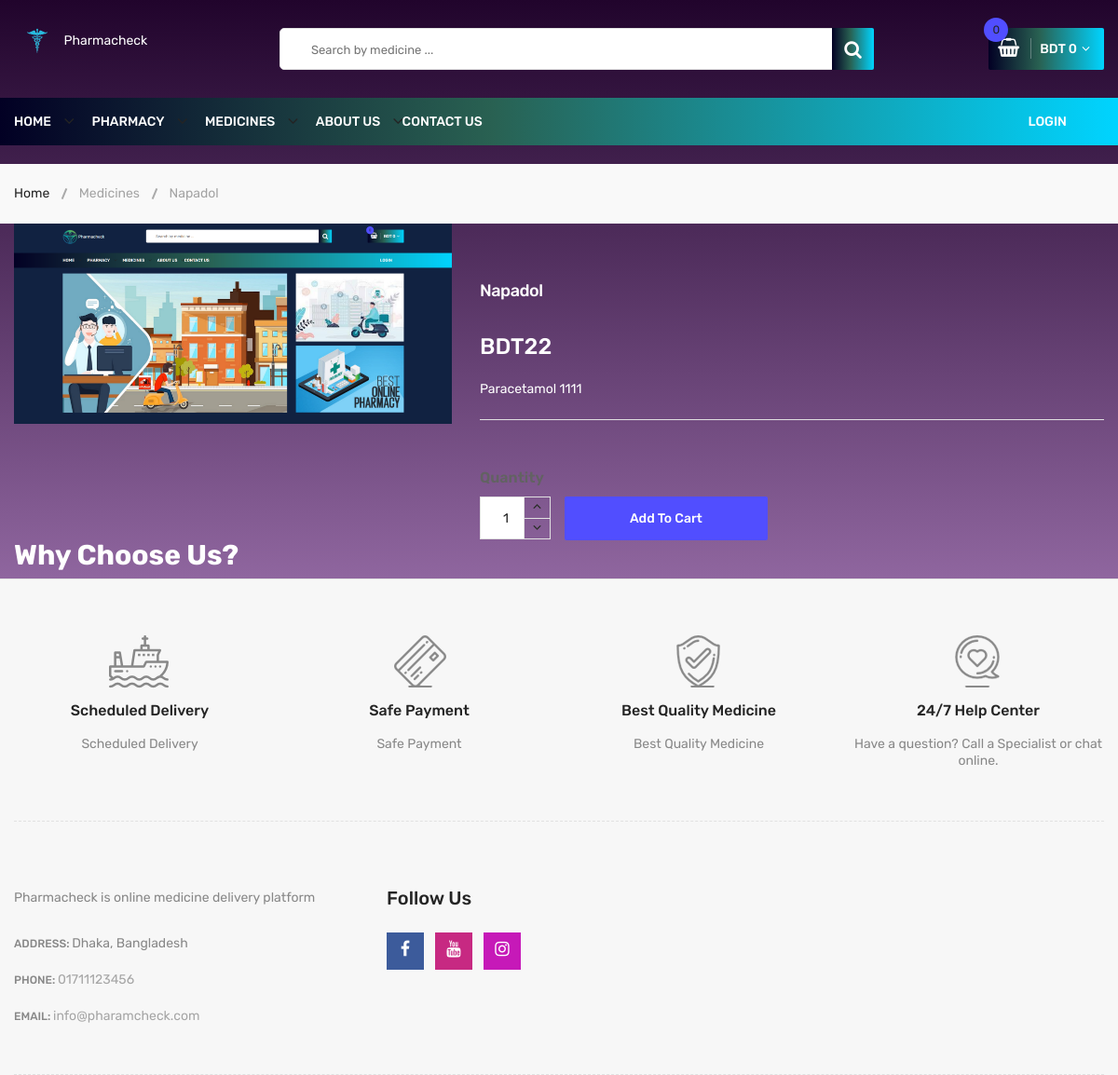
The app's page /med_details.php?id=2 with its own data.
### tables this page shows
CREATE TABLE `medicines` (
  `id` int(11) NOT NULL AUTO_INCREMENT,
  `medicine` varchar(255) DEFAULT NULL,
  `brand` varchar(255) DEFAULT NULL,
  `description` text DEFAULT NULL,
  `price` varchar(22) DEFAULT NULL,
  `image` varchar(255) DEFAULT NULL,
  `new_arrival` int(1) DEFAULT NULL,
  PRIMARY KEY (`id`)
);

### med_details.php (the view, shortened to what this page needs)
<!doctype html>
<html class="no-js" lang="zxx">
<?php
    include('common.php');
?>
<head>
        <link rel="stylesheet" href="css/material-design-iconic-font.min.css">
        <link rel="stylesheet" href="css/font-awesome.min.css">
        <link rel="stylesheet" href="css/fontawesome-stars.css">
        <link rel="stylesheet" href="css/meanmenu.css">
        <link rel="stylesheet" href="css/owl.carousel.min.css">
        <link rel="stylesheet" href="css/slick.css">
        <link rel="stylesheet" href="css/animate.css">
        <link rel="stylesheet" href="css/jquery-ui.min.css">
        <link rel="stylesheet" href="css/venobox.css">
        <link rel="stylesheet" href="css/nice-select.css">
        <link rel="stylesheet" href="css/magnific-popup.css">
        <link rel="stylesheet" href="css/bootstrap.min.css">
        <link rel="stylesheet" href="css/helper.css">
        <link rel="stylesheet" href="style.css">
        <link rel="stylesheet" href="css/responsive.css">
    </head>
    <body style="background-image: linear-gradient(#21042c, #af82c0);height: 100vh;">
    	<?php
            include('admin/process/connection.php');
            $med_id = $_GET['id'];
            $sql = "SELECT * from medicines where id= ".$med_id;
            $result = $conn->query($sql);
            if ($result->num_rows > 0) {
              while($row = $result->fetch_assoc()) {
                $med = $row;
              }
            }
        ?>
        <div class="body-wrapper">
            <?php
                include('header.php');
            ?>
            <div class="breadcrumb-area">
                <div class="container">
                    <div class="breadcrumb-content">
                        <ul>
                            <li><a href="index.php">Home</a></li>
                            <li>Medicines</li>
                            <li class="active"><?php echo $med['medicine']; ?></li>
                        </ul>
                    </div>
                </div>
            </div>
            <div class="content-wraper">
                <div class="container">
                    <div class="row single-product-area">
                        <div class="col-lg-5 col-md-6">
                            <div class="product-details-left">
                                <div class="product-details-images slider-navigation-1">
                                    <div class="lg-image">
                                        <a class="popup-img venobox vbox-item" href="admin/<?php echo $med['image'];?>" data-gall="myGallery">
                                            <img src="admin/<?php echo $med['image'];?>" alt="product image">
                                        </a>
                                    </div>
                                </div>
                            </div>
                        </div>
                        <div class="col-lg-7 col-md-6">
                            <div class="product-details-view-content pt-60">
                                <div class="product-info">
                                    <h2 style="color:white;"><?php echo $med['medicine']?></h2>
                                    <div class="price-box pt-20">
                                        <span class="new-price new-price-2" style="color:white;">BDT<?php echo $med['price']; ?></option>
                                        </div>
                                    </div>
                                    <div class="product-desc">
                                        <p>
                                            <span style="color:white;">
                                                <?php echo $med['description']; ?>
                                            </span>
                                        </p>
                                    </div>
                                    <div class="single-add-to-cart">
                                        <form action="#" class="cart-quantity">
                                            <div class="quantity">
                                                <label>Quantity</label>
                                                <div class="cart-plus-minus">
                                                    <input class="cart-plus-minus-box" value="1" type="text" id="quantity">
                                                    <div class="dec qtybutton"><i class="fa fa-angle-down"></i></div>
                                                    <div class="inc qtybutton"><i class="fa fa-angle-up"></i></div>
                                                </div>
                                            </div>
                                            <button class="add-to-cart" type="button" style="color: white;" onclick="addtocart(<?php echo $med['id']; ?>)">Add to cart</button>
                                        </form>
                                    </div>
                                </div>
                            </div>
                        </div>
                    </div>
                </div>
            </div>
            <div class="container">
                <div class="row">
                    <div class="col-lg-12">
                        <h2>
                                <span style="color: white;">Why Choose Us?</span>
                            </h2>
                    </div>
                </div>
            </div>
            <div class="footer">
                <div class="footer-static-top">
                    <div class="container">
                        <div class="footer-shipping pt-60 pb-55 pb-xs-25">
                            <div class="row">
                                <div class="col-lg-3 col-md-6 col-sm-6 pb-sm-55 pb-xs-55">
                                    <div class="li-shipping-inner-box">
                                        <div class="shipping-icon">
                                            <img src="images/shipping-icon/1.png" alt="Shipping Icon">
                                        </div>
                                        <div class="shipping-text">
                                            <h2>Scheduled Delivery</h2>
                                            <p>Scheduled Delivery</p>
                                        </div>
                                    </div>
                                </div>
                                <div class="col-lg-3 col-md-6 col-sm-6 pb-sm-55 pb-xs-55">
                                    <div class="li-shipping-inner-box">
                                        <div class="shipping-icon">
                                            <img src="images/shipping-icon/2.png" alt="Shipping Icon">
                                        </div>
                                        <div class="shipping-text">
                                            <h2>Safe Payment</h2>
                                            <p>Safe Payment</p>
                                        </div>
                                    </div>
                                </div>
                                <div class="col-lg-3 col-md-6 col-sm-6 pb-xs-30">
                                    <div class="li-shipping-inner-box">
                                        <div class="shipping-icon">
                                            <img src="images/shipping-icon/3.png" alt="Shipping Icon">
                                        </div>
                                        <div class="shipping-text">
                                            <h2>Best Quality Medicine</h2>
                                            <p>Best Quality Medicine</p>
                                        </div>
                                    </div>
                                </div>
                                <div class="col-lg-3 col-md-6 col-sm-6 pb-xs-30">
                                    <div class="li-shipping-inner-box">
                                        <div class="shipping-icon">
                                            <img src="images/shipping-icon/4.png" alt="Shipping Icon">
                                        </div>
                                        <div class="shipping-text">
                                            <h2>24/7 Help Center</h2>
                                            <p>Have a question? Call a Specialist or chat online.</p>
                                        </div>
                                    </div>
                                </div>
                            </div>
                        </div>
                    </div>
                </div>
                <div class="footer-static-middle">
                    <div class="container">
                        <div class="footer-logo-wrap pt-50 pb-35">
                            <div class="row">
                                <div class="col-lg-4 col-md-6">
                                    <div class="footer-logo">
                                        <p class="info">
                                            Pharmacheck is online medicine delivery platform
                                        </p>
                                    </div>
                                    <ul class="des">
                                        <li>
                                            <span>Address: </span>
                                            Dhaka, Bangladesh
                                        </li>
                                        <li>
                                            <span>Phone: </span>
                                            <a href="#">01711123456</a>
                                        </li>
                                        <li>
                                            <span>Email: </span>
                                            <a href="mailto://info@pharamcheck.com">info@pharamcheck.com</a>
                                        </li>
                                    </ul>
                                </div>
                                <div class="col-lg-4">
                                    <div class="footer-block">
                                        <h3 class="footer-block-title">Follow Us</h3>
                                        <ul class="social-link">
                                            <li class="facebook">
                                                <a href="https://www.facebook.com/" data-toggle="tooltip" target="_blank" title="Facebook">
                                                    <i class="fa fa-facebook"></i>
                                                </a>
                                            </li>
                                            <li class="youtube">
                                                <a href="https://www.youtube.com/" data-toggle="tooltip" target="_blank" title="Youtube">
                                                    <i class="fa fa-youtube"></i>
                                                </a>
                                            </li>
                                            <li class="instagram">
                                                <a href="https://www.instagram.com/" data-toggle="tooltip" target="_blank" title="Instagram">
                                                    <i class="fa fa-instagram"></i>
                                                </a>
                                            </li>
                                        </ul>
                                    </div>
                                </div>
                            </div>
                        </div>
                    </div>
                </div>
            </div>
    </body>
</html>

### css/responsive.css (style rules this page uses)
@media (min-width: 1200px) and (max-width: 1500px) { .container { max-width: 1170px; padding-left: 0; padding-right: 0; } }

### records on screen
medicines: medicine "Napadol", image (picture), price "22", description "Paracetamol 1111"
